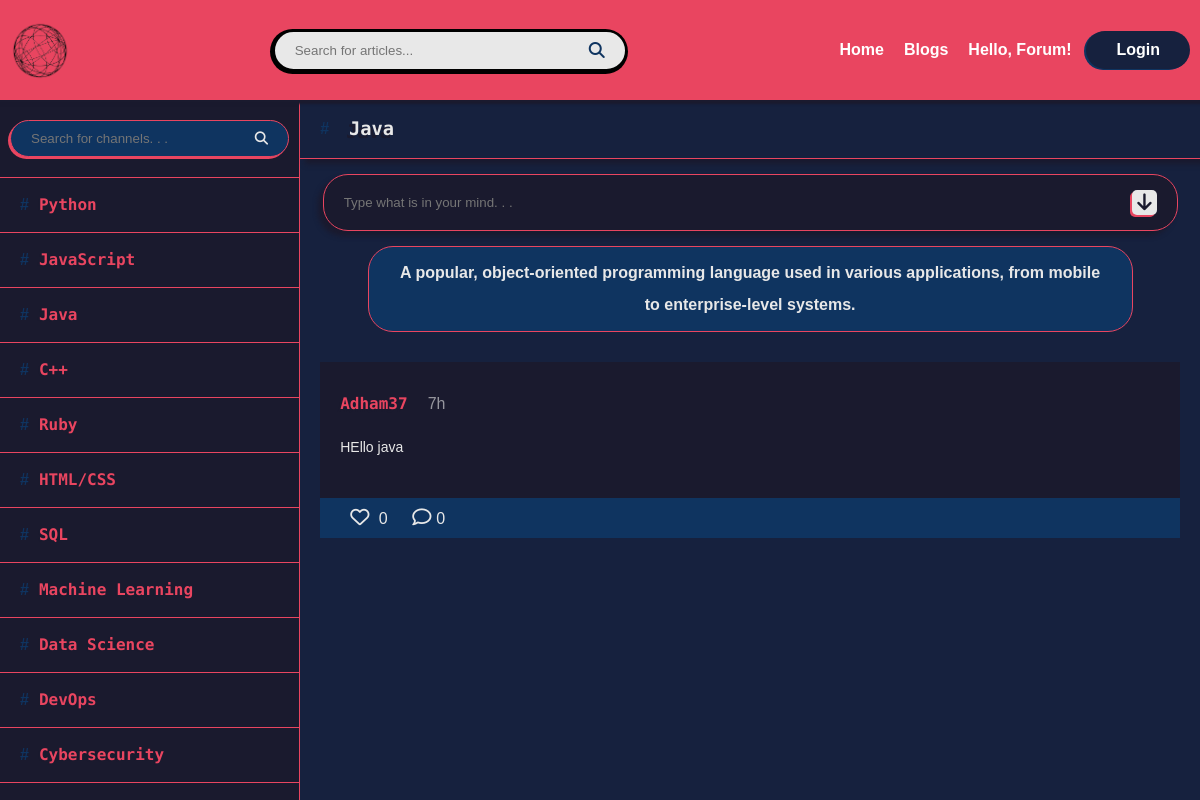
/hello_forum/channel/3/, run on the app's committed database.
### Forum/models.py (models this page shows, shortened)
class Channel(models.Model):
    name = models.CharField(max_length=100)
    description = models.TextField(blank=True)
    def __str__(self):
        return self.name

class Post(models.Model):
    channel = models.ForeignKey(
        Channel, related_name='posts', on_delete=models.CASCADE)
    content = models.TextField()
    created_at = models.DateTimeField(default=timezone.now)
    created_by = models.ForeignKey(
        CustomUser, related_name='posts', on_delete=models.CASCADE)
    likes = models.ManyToManyField(
        User, related_name='liked_posts', blank=True)
    def total_likes(self):
        return self.likes.count()
    def total_comments(self):
        return self.comments.count()

### Users/models.py (models this page shows)
class CustomUser(AbstractUser):
    bio = models.TextField(blank=True)
    def __str__(self):
        return self.username

### Forum/views.py (the view)
# urls.py: path('channel/<int:id>/', views.channel_page, name='channel_page'),
def channel_page(request, id):
    channels = Channel.objects.all()
    current_channel = Channel.objects.get(id=id)
    posts = Post.objects.filter(channel=current_channel)[::-1]
    for post in posts:
        time_difference = timezone.now() - post.created_at
        post.created_at = format_time_difference(time_difference)
        if request.user in post.likes.all():
            post.liked = True
        else:
            post.liked = False
    results = []
    if request.method == 'POST':
        query = request.POST.get('search-channel', '')
        for channel in channels:
            print(channel.name)
            if query.lower() in channel.name.lower():
                results.append(channel)
        context = {
            'current_channel': current_channel,
            'channels': results,
            'posts': posts,
        }
    else:
        context = {
            'current_channel': current_channel,
            'channels': channels,
            'posts': posts,
        }
    return render(request, 'Forum/channel_page.html', context)

### Forum/views.py (called while the page is built)
def format_time_difference(time_difference):
    days = time_difference.days
    seconds = time_difference.seconds
    years, days = divmod(days, 365)
    months, days = divmod(days, 30)
    weeks, days = divmod(days, 7)
    hours, seconds = divmod(seconds, 3600)
    minutes, seconds = divmod(seconds, 60)
    if years > 0:
        return f"{years}y"
    elif months > 0:
        return f"{months}m"
    elif weeks > 0:
        return f"{weeks}w"
    elif days > 0:
        return f"{days}d"
    elif hours > 0:
        return f"{hours}h"
    elif minutes > 0:
        return f"{minutes}min"
    else:
        return f"{seconds}s"

### templates/Forum/channel_page.html (shortened to what this page needs)
{% extends 'layout.html' %}  {% block content %}
<div class="content">
  <aside>
    <ul>
      <li class="search">
        <form
          method="POST"
        >
          <input
            type="text"
            name="search-channel"
            placeholder="Search for channels. . ."
          />
          <button value="submit">
            <i class="fa-solid fa-magnifying-glass"></i>
          </button>
        </form>
      </li>
      {% for channel in channels %}
      <li>
        <a href="{% url 'channel_page' channel.id %}">
          <span>#</span>
          <h4>{{channel.name}}</h4>
        </a>
      </li>
      {% endfor %}
    </ul>
  </aside>
  <div class="channel">
    <header class="channel_head">
      <span>#</span>
      <h3>{{current_channel}}</h3>
    </header>
    <div class="post-log">
      <form method="POST" action="{% url 'add_post' current_channel.id %}">
        <div class="input">
          <input
            type="text"
            name="post-content"
            placeholder="Type what is in your mind. . ."
          />
          <button value="submit">
            <i class="fa-solid fa-arrow-down"></i>
          </button>
        </div>
      </form>
      <div class="description">{{current_channel.description}}</div>
      {% for post in posts %}
      <div class="post">
        <div class="post-head">
          <h4>{{post.created_by}}</h4>
          <span>{{post.created_at}}</span>
        </div>
        <p>{{post.content}}</p>
        <div class="post-engagement">
          <a href="{% url 'like_post' post.id %}">
            {% if post.liked %}
            <i class="fa-solid fa-heart"></i>
            {% else %}
            <i class="fa-regular fa-heart"></i>
            {% endif %} {{post.total_likes}}
          </a>
          <a href="#">
            <i class="fa-regular fa-comment"></i>{{post.total_comments}}
          </a>
        </div>
      </div>
      {% endfor %}
    </div>
  </div>
</div>
{% endblock %}

### static/css/styles.css (style rules this page uses)
:root { --main-color: #1a1a2e; --second-color: #16213e; --third-color: #0f3460; --header-color: #e94560; --text-color: #e8e8e8; }
* { margin: 0; padding: 0; box-sizing: border-box; scroll-behavior: smooth; }
body { background-color: var(--second-color); color: var(--text-color); font-family: Arial, sans-serif; }
ul { list-style: none; }
a { text-decoration: none; }
h1, h2, h3, h4, h5, h6 { color: var(--header-color); text-shadow: -3px 3px 0 var(--main-color); width: fit-content; font-family: "Fira Code", monospace; line-height: 1.5; }
p { font-size: 14px; line-height: 1.6; color: var(--text-color); }
header { width: 100%; background-color: var(--header-color); box-shadow: 0 2px 2px 2px var(--main-color); height: 100px; overflow: hidden; transition-duration: 0.5s; position: absolute; top: 0; left: 0; z-index: 103; }

### templates/Forum/channel_page.html (style rules this page uses)
.content { margin-top: 100px; height: calc(100vh - 100px); display: flex; }
aside { background-color: var(--main-color); border-right: 1px solid var(--header-color); width: 400px; height: calc(100vh - 100px); overflow-y: scroll; }
aside ul li { border-bottom: 1px solid var(--header-color); transition-duration: 0.3s; }
aside ul li a { padding: 15px 20px; display: flex; align-items: center; }
aside ul li h4 { transition-duration: 0.3s; text-shadow: -2px 1px 0 var(--main-color); }
aside ul li span { color: var(--third-color); margin-right: 10px; font-weight: 600; transition-duration: 0.3s; }
aside ul li.search { display: flex; justify-content: center; align-items: center; padding: 20px 10px; gap: 10px; }
aside li.search form { display: flex; align-items: center; width: 100%; background-color: var(--third-color); padding: 10px 20px; border-radius: 25px; border: 1px solid var(--header-color); box-shadow: -2px 2px 0 0 var(--header-color); transition-duration: 0.3s; }
aside li.search input, aside li.search button { background-color: transparent; outline: none; border: none; color: var(--text-color); }
aside li.search input { width: 100%; caret-color: var(--header-color); }
aside li.search button { cursor: pointer; }
.channel { width: 100%; height: calc(100vh - 100px); }
.channel_head { background-color: var(--second-color); box-shadow: 5px 5px 5px 0 var(--main-color); border-bottom: 1px solid var(--header-color); height: fit-content; padding: 15px 20px; position: relative; top: 0; left: 0; display: flex; align-items: center; gap: 20px; z-index: 101; }
.channel_head h3 { color: var(--text-color); }
.channel_head span { color: var(--third-color); font-weight: 600; }
.channel .input { background-color: var(--main-color); border: 1px solid var(--header-color); box-shadow: -5px 5px 5px 0 var(--main-color); border-radius: 25px; width: 95%; margin: 15px auto; padding: 15px 20px; display: flex; align-items: center; transition-duration: 0.3s; }
.channel .input input, .channel .input button { outline: none; border: none; background-color: transparent; }
.channel .input input { width: 100%; caret-color: var(--header-color); color: var(--text-color); }
.channel .input button { font-size: 1.2rem; border-radius: 5px; width: 25px; height: 25px; background-color: var(--text-color); color: var(--main-color); box-shadow: -2px 2px 0 0 var(--header-color); cursor: pointer; }
.channel .post-log { height: calc(100% - 60px); overflow-y: scroll; }
.channel .post-log .description { background-color: var(--third-color); border: 1px solid var(--header-color); width: 85%; margin: 10px auto; padding: 10px 30px; text-align: center; border-radius: 25px; line-height: 2; font-weight: 600; }
.channel .post { background-color: var(--main-color); margin: 30px 20px; padding-top: 30px; }
.channel .post-head { display: flex; align-items: center; gap: 20px; padding: 0 20px 20px; }
.channel .post-head span { opacity: 0.6; }
.channel .post > p { margin-bottom: 20px; padding: 0 20px 20px; }
.channel .post .post-engagement { background-color: var(--third-color); padding: 10px 20px; }
.channel .post .post-engagement a { color: var(--text-color); margin: 0 10px; transition-duration: 0.3s; }
.channel .post .post-engagement i { margin-right: 5px; font-size: 1.2rem; }

### data on the page
Channel: name "Python"
Channel: name "JavaScript"
Channel: name "Java", description "A popular, object-oriented programming language used in various applications, from mobile to enterprise-level systems."
Channel: name "C++"
Channel: name "Ruby"
Channel: name "HTML/CSS"
Channel: name "SQL"
Channel: name "Machine Learning"
Channel: name "Data Science"
Channel: name "DevOps"
Channel: name "Cybersecurity"
Post: created_by "Adham37", created_at "7h", content "HEllo java", total_likes "0", total_comments "0"
